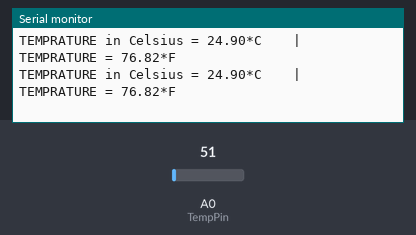
The sketch below on a simulated Arduino Uno, built with avr-gcc and run on an emulated ATmega328P. Parts: the last lines printed to the serial monitor. The test bench sets the inputs (shaded band); at power-on: A0 (TempPin) = 51.

Above: at 1.8 s.
1.9 s: A0 (TempPin) set to 61
At 2.8 s:
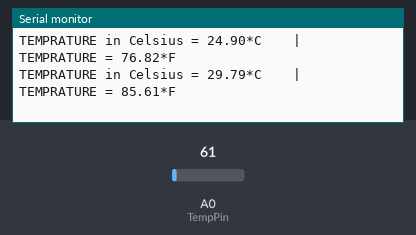
3.4 s: A0 (TempPin) set to 71
At 4.8 s:
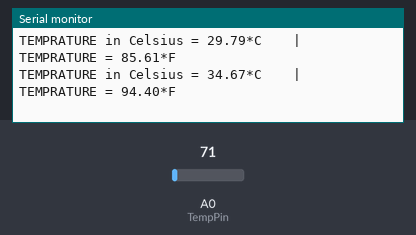
Timing chart, 0 to 6.4 s (numbered marks = the images above; inputs shaded):
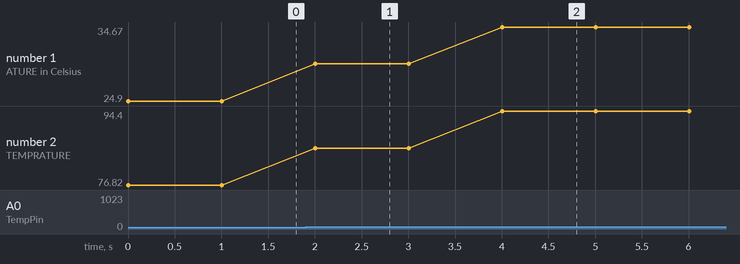

Measured:
- after the input at 1.9 s, the serial monitor: prints a new line after 0.10 s (image 1)
- after the input at 3.4 s, the serial monitor: prints a new line after 0.61 s (image 2)
- plotted number 1: 24.9 → 29.79 after the input at 1.9 s, 29.79 → 34.67 after the input at 3.4 s
- plotted number 2: 76.82 → 85.61 after the input at 1.9 s, 85.61 → 94.4 after the input at 3.4 s

The sketch:

LM-35.ino
```cpp
#define TempPin A0

int TempValue;

void setup()
{
  Serial.begin(9600); // Initializing Serial Port
}
void loop()
{
  TempValue = analogRead(TempPin); // Getting LM35 value and saving it in variable
  float TempCel = ( TempValue/1024.0)*500; // Getting the celsius value from 10 bit analog value
  float TempFarh = (TempCel*9)/5 + 32; // Converting Celsius into Fahrenhiet

  Serial.print("TEMPRATURE in Celsius = "); //Displaying temperature in Celsius
  Serial.print(TempCel);
  Serial.print("*C");
  Serial.print("    |    ");

  Serial.print("TEMPRATURE = "); // Displaying Temperature in Fahrenheit
  Serial.print(TempFarh);
  Serial.print("*F");
  Serial.println();

  delay(1000);

}
```
